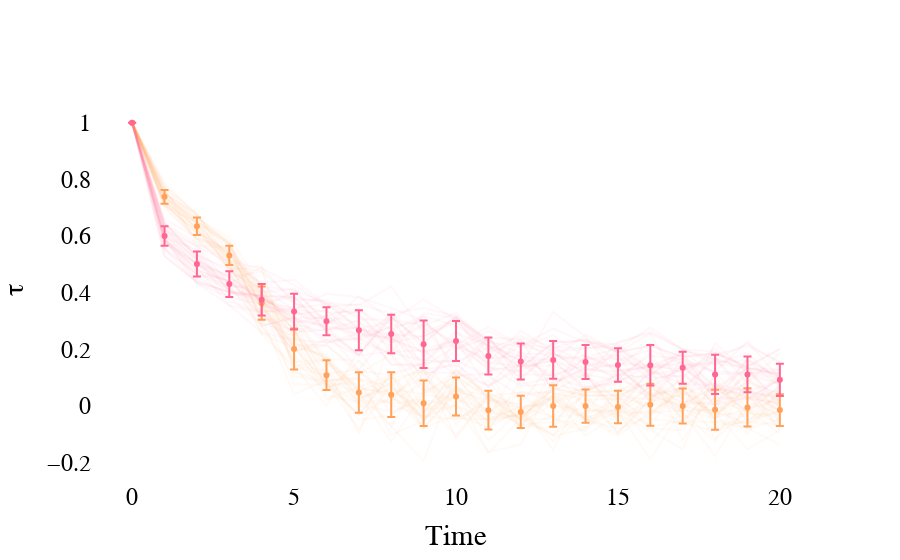

Notebook code cell kept with this figure:
### Code cell
fig = go.Figure()

colors = px.colors.qualitative.Plotly  # or any other color palette
# scenario_colors = {scenario: colors[i % len(colors)] for i, scenario in enumerate(all_results_rank['Scenario'].unique())}
scenario_colors = {9: colors[4], 10: colors[5], 11: colors[6], 12: colors[7]}

scenario_to_see = [9,11]

for seed in seeds:
    for i in scenario_to_see:
        df = all_results_var_rank[(all_results_var_rank['Scenario'] == i) & (all_results_var_rank['Seed'] == seed)]
        fig.add_trace(
            go.Scatter(
                x=df['Time_compared'],
                y=df['tau'],
                mode = 'lines',
                name = f'Scenario{i}-Seed{seed}',
                opacity = 0.05,
                line = dict(color = scenario_colors[i])
            )
        )

for i in scenario_to_see:
    scenario_mean_rank = mean_rank[mean_rank['Scenario'] == i]  
    fig.add_trace(
        go.Scatter(
            x=scenario_mean_rank['Time_compared'],
            y=scenario_mean_rank['mean'],
            error_y=dict(
                type='data',  
                array=scenario_mean_rank['std'], 
                arrayminus=scenario_mean_rank['std'],  
            ),
            mode='markers',
            name=f'Scenario {i}',
            opacity=1,
            marker=dict(color=scenario_colors[i]) 
        )
    )



fig.update_layout(
    # title = 'tau based on Wealth_Rank, ref_time = 0',
    xaxis_title='Time',
    yaxis_title='&#964;',
    legend_title='Scenarios',
    font_family="Times New Roman",
    title_font_family="Times New Roman",
    font_size = 24,
    font_color = 'black',
    showlegend=False,
    # margin=dict(l=10, r=10, t=10, b=10),
    # paper_bgcolor='rgba(0,0,0,0)',
    plot_bgcolor = 'rgba(0,0,0,0)'
)


fig.show()
